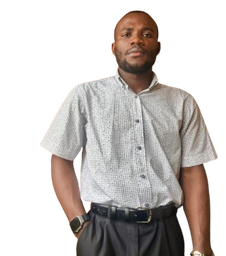
#> input picture entree/henri2.png, 226 x 256 px, shrunk from 433 x 491 before the run, found by its file name
$ python tp5_non_max_suppression.py
#> lines starting #> are read from the running program, lines starting #| are printed output that depends on the picture
"""
Non-maximum suppression for edge thinning.
"""
import numpy as np
from PIL import Image
import matplotlib.pyplot as plt
import os


output_dir = 'Chap5/sortie'
if not os.path.exists(output_dir):
    os.makedirs(output_dir)

def convolve(img, kernel):
    H, W = img.shape
    kH, kW = kernel.shape
    r = kH // 2
    padded = np.pad(img, r, mode='reflect')
    result = np.zeros((H, W), dtype=np.float32)
    for i in range(H):
        for j in range(W):
            sum_val = 0
            for u in range(kH):
                for v in range(kW):
                    sum_val += padded[i + u, j + v] * kernel[u, v]
            result[i, j] = sum_val
    return result


img = Image.open('entree/henri2.png').convert('L')
img_array = np.array(img).astype(np.float32)
H, W = img_array.shape
#> H = 256; W = 226


kx = np.array([[-1, 0, 1], [-2, 0, 2], [-1, 0, 1]])
ky = np.array([[-1, -2, -1], [0, 0, 0], [1, 2, 1]])


dx = convolve(img_array, kx)
#> in convolve, `padded = np.pad(img, r, mode='reflect')`:
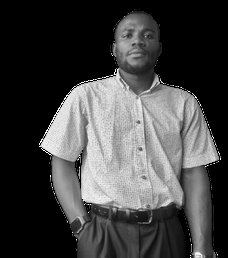
#> padded: shape (258, 228) float32; min 0, max 255, mean 67.1
#> after the loop in convolve, `for i in range(H):`:
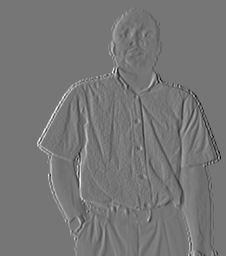
#> result: shape (256, 226) float32; min -892, max 1020, mean 0; drawn with min black and max white
dy = convolve(img_array, ky)
#> after the loop in convolve (call 2), `for i in range(H):`:
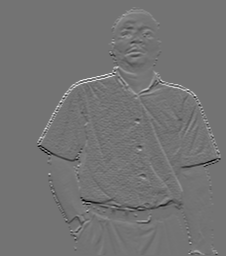
#> result: shape (256, 226) float32; min -849, max 1020, mean 1.1; drawn with min black and max white
mag = np.sqrt(dx**2 + dy**2)
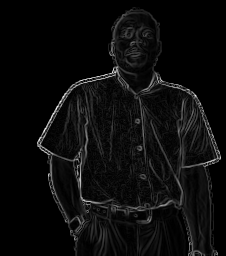
#> mag: shape (256, 226) float32; min 0, max 1140.4, mean 54.2; drawn with min black and max white
theta = np.arctan2(ky, kx)

suppressed = np.zeros((H, W), dtype=np.float32)
angle = np.arctan2(dy, dx) * 180.0 / np.pi
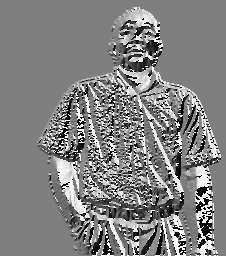
#> angle: shape (256, 226) float32; min -179.9, max 180, mean 3.6; drawn with min black and max white
angle[angle < 0] += 180
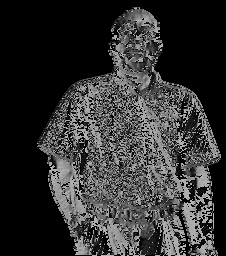
#> angle: shape (256, 226) float32; min 0, max 180, mean 49.5


for i in range(1, H-1):
    for j in range(1, W-1):
        q = 255
        r = 255


        if (0 <= angle[i,j] < 22.5) or (157.5 <= angle[i,j] <= 180):
            q = mag[i, j+1]
            r = mag[i, j-1]

        elif (22.5 <= angle[i,j] < 67.5):
            q = mag[i+1, j-1]
            r = mag[i-1, j+1]

        elif (67.5 <= angle[i,j] < 112.5):
            q = mag[i+1, j]
            r = mag[i-1, j]

        elif (112.5 <= angle[i,j] < 157.5):
            q = mag[i-1, j-1]
            r = mag[i+1, j+1]

        if (mag[i,j] >= q) and (mag[i,j] >= r):
            suppressed[i,j] = mag[i,j]
        else:
            suppressed[i,j] = 0
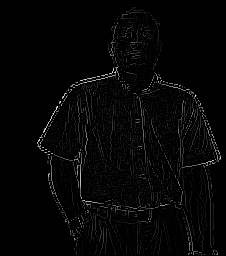
#> suppressed: shape (256, 226) float32; min 0, max 1140.4, mean 24.5; drawn with min black and max white


if suppressed.max() > 0:
    suppressed_norm = (suppressed / suppressed.max() * 255).astype(np.uint8)
else:
    suppressed_norm = suppressed.astype(np.uint8)


output_path = os.path.join(output_dir, 'output_tp5_non_max_suppression.png')
Image.fromarray(suppressed_norm).save(output_path)


plt.figure(figsize=(15, 5))

plt.subplot(1, 3, 1)
plt.imshow(img_array, cmap='gray')
plt.title('Original Image')
plt.axis('off')

plt.subplot(1, 3, 2)
plt.imshow(mag, cmap='magma')
plt.title('Gradient Magnitude')
plt.axis('off')

plt.subplot(1, 3, 3)
plt.imshow(suppressed_norm, cmap='gray')
plt.title('Non-Max Suppression (Thinned)')
plt.axis('off')

plt.suptitle('TP5: Non-Maximum Suppression')
plt.tight_layout()
plt.show()

$ run again, with entree/henri3.png copied over entree/henri2.png
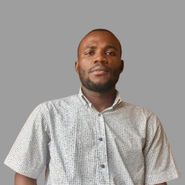
#> input picture entree/henri3.png, 185 x 185 px, shrunk from 355 x 355 before the run, found by its file name
#> after the loop in convolve (call 2), `for i in range(H):`:
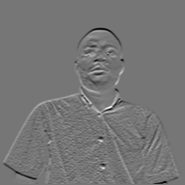
#> result: shape (185, 185) float32; min -515, max 595, mean 0.2; drawn with min black and max white
#> after the loop `for i in range(1, H-1):`:
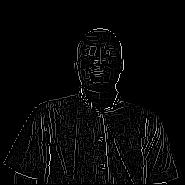
#> suppressed: shape (185, 185) float32; min 0, max 657.8, mean 18.6; drawn with min black and max white
